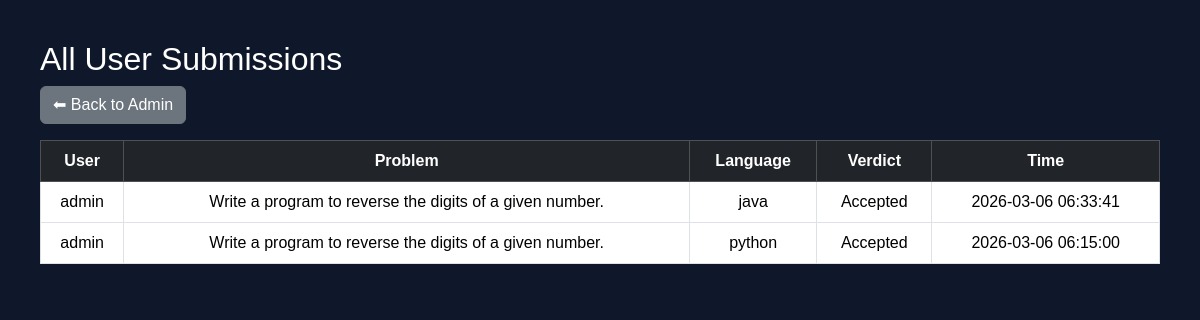
/admin_submissions (signed in), run on the app's committed database.
### tables this page shows
CREATE TABLE submissions(
    id INTEGER PRIMARY KEY AUTOINCREMENT,
    username TEXT,
    problem_id INTEGER,
    code TEXT,
    language TEXT,
    verdict TEXT,
    passed INTEGER,
    total INTEGER,
    created_at TIMESTAMP DEFAULT CURRENT_TIMESTAMP
);

CREATE TABLE problems(
    id INTEGER PRIMARY KEY AUTOINCREMENT,
    title TEXT,
    description TEXT
);

### app.py (the view)
@app.route("/admin_submissions")
def admin_submissions():
    if session.get("role") != "admin":
        return "Access Denied"
    conn = sqlite3.connect("platform.db")
    c = conn.cursor()
    c.execute("""
        SELECT
            s.username,
            p.title,
            s.language,
            s.verdict,
            s.created_at
        FROM submissions s
        JOIN problems p
        ON s.problem_id = p.id
        ORDER BY s.created_at DESC
    """)
    submissions = c.fetchall()
    conn.close()
    return render_template("admin_submissions.html", submissions=submissions)

### templates/admin_submissions.html (shortened to what this page needs)
<!DOCTYPE html>
<html>
<head>
<link href="https://cdn.jsdelivr.net/npm/bootstrap@5.3.2/dist/css/bootstrap.min.css" rel="stylesheet">
</head>
<body>
<h2>All User Submissions</h2>
<a href="/admin" class="btn btn-secondary mb-3">⬅ Back to Admin</a>
<table class="table table-bordered text-center">
<thead class="table-dark">
<tr>
<th>User</th>
<th>Problem</th>
<th>Language</th>
<th>Verdict</th>
<th>Time</th>
</tr>
</thead>
<tbody>
{% for s in submissions %}
<tr>
<td>{{ s[0] }}</td>
<td>{{ s[1] }}</td>
<td>{{ s[2] }}</td>
<td>{{ s[3] }}</td>
<td>{{ s[4] }}</td>
</tr>
{% endfor %}
</tbody>
</table>
</body>
</html>

### templates/admin_submissions.html (style rules this page uses)
body { background:#0f172a; color:white; padding:40px; font-family:Arial; }
table { background:#1e293b; }

### data on the page
submissions: username "admin", title "Write a program to reverse the digits of a given number.", language "java", verdict "Accepted", created_at "2026-03-06 06:33:41"
submissions: username "admin", title "Write a program to reverse the digits of a given number.", language "python", verdict "Accepted", created_at "2026-03-06 06:15:00"
